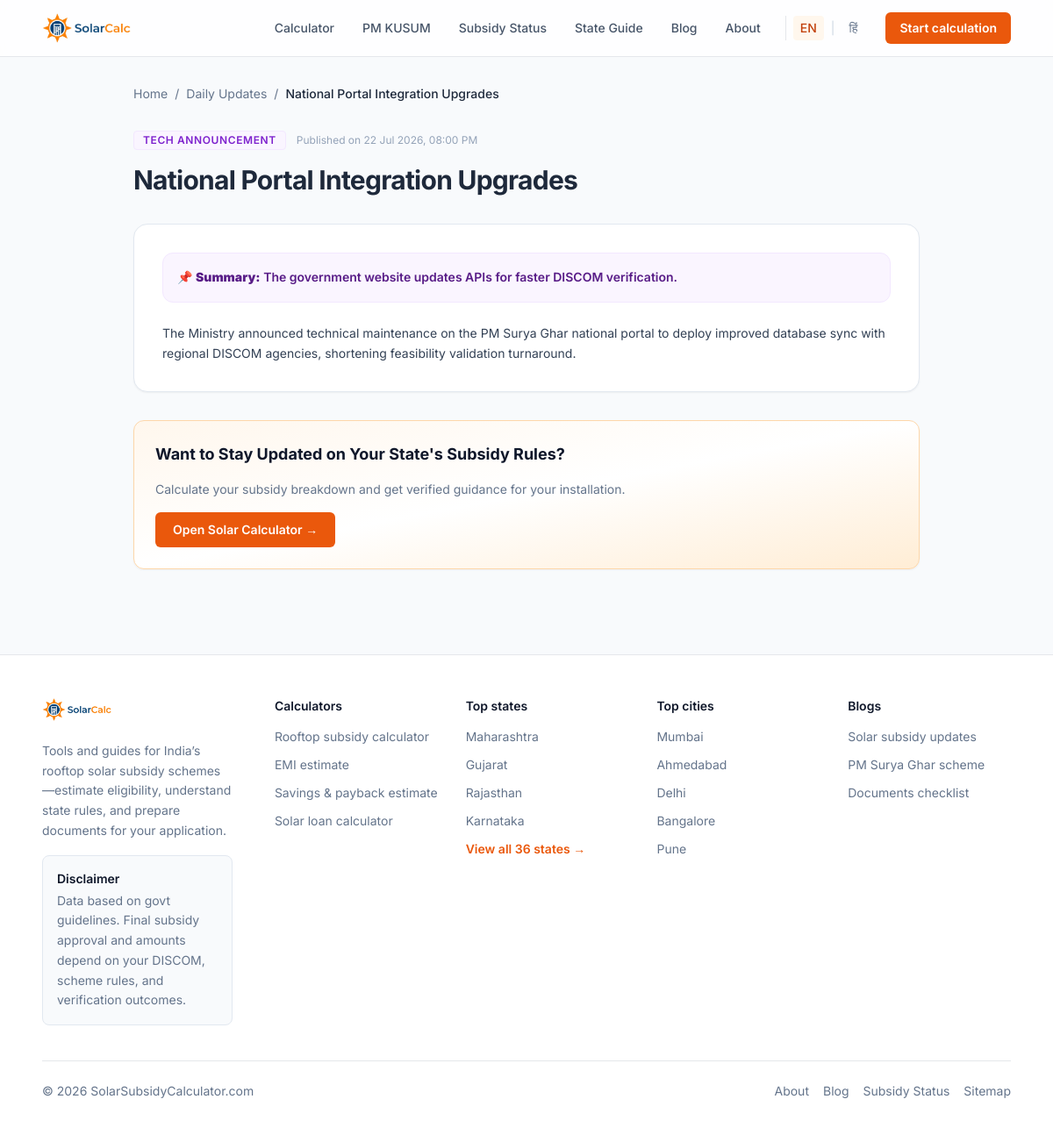
The app's page /daily-update/national-portal-integration-upgrades with its own data.
### tables this page shows
CREATE TABLE `daily_updates` (
  `id` varchar(64) NOT NULL,
  `title` varchar(255) NOT NULL,
  `slug` varchar(255) NOT NULL,
  `category` varchar(100) NOT NULL DEFAULT 'Industry News',
  `snippet` text NOT NULL,
  `content` longtext NOT NULL,
  `image_url` varchar(255) DEFAULT NULL,
  `is_featured` tinyint(1) NOT NULL DEFAULT 0,
  `published_at` datetime NOT NULL,
  `created_at` datetime NOT NULL
);

### bootstrap.php (called while the page is built, shortened)
<?php
spl_autoload_register(function ($class) {
    if (strpos($class, 'Config\\') === 0) {
        $base_dir = __DIR__ . '/config/';
        $relative_class = substr($class, 7);
        $file = $base_dir . str_replace('\\', '/', $relative_class) . '.php';
        if (file_exists($file)) {
            return;
        }
    }
    $base_dir = __DIR__ . '/src/';
    $file = $base_dir . str_replace('\\', '/', $class) . '.php';
});
function url(string $path = ''): string {
    $base = \Config\Config::SITE_URL;
    return rtrim($base, '/') . '/' . ltrim($path, '/');
}

### src/Repository/RepositoryFactory.php (called while the page is built, shortened)
<?php
class RepositoryFactory {
    public static function create(string $entity = 'lead'): object {
        $driver = strtolower(Config::DB_DRIVER);
        $isMySql = ($driver === 'mysql');
        switch (strtolower($entity)) {
            case 'news':
            case 'daily_updates':
            case 'updates':
                return $isMySql ? new MySqlNewsRepository() : new JsonFileNewsRepository();
        }
    }
}

### src/Core/Database.php (called while the page is built, shortened)
<?php
class Database {
    private static ?PDO $instance = null;
    public static function getConnection(): ?PDO {
        if (self::$instance === null) {
            try {
                $dsn = sprintf(
                    "mysql:host=%s;port=%s;dbname=%s;charset=utf8mb4",
                    Config::DB_HOST,
                    Config::DB_PORT,
                    Config::DB_NAME
                );
                self::$instance = new PDO($dsn, Config::DB_USER, Config::DB_PASS, [
                    PDO::ATTR_ERRMODE => PDO::ERRMODE_EXCEPTION,
                    PDO::ATTR_DEFAULT_FETCH_MODE => PDO::FETCH_ASSOC,
                    PDO::ATTR_EMULATE_PREPARES => false,
                ]);
                self::ensureTablesExist(self::$instance);
            } catch (PDOException $e) {
                try {
                    $rootDsn = sprintf("mysql:host=%s;port=%s;charset=utf8mb4", Config::DB_HOST, Config::DB_PORT);
                    $rootPdo = new PDO($rootDsn, Config::DB_USER, Config::DB_PASS);
                    $rootPdo->exec("CREATE DATABASE IF NOT EXISTS `" . Config::DB_NAME . "` DEFAULT CHARACTER SET utf8mb4 COLLATE utf8mb4_unicode_ci;");
                    self::$instance = new PDO($dsn, Config::DB_USER, Config::DB_PASS, [
                        PDO::ATTR_ERRMODE => PDO::ERRMODE_EXCEPTION,
                        PDO::ATTR_DEFAULT_FETCH_MODE => PDO::FETCH_ASSOC,
                        PDO::ATTR_EMULATE_PREPARES => false,
                    ]);
                    self::ensureTablesExist(self::$instance);
                } catch (PDOException $ex) {
                    error_log("Database Connection Error: " . $ex->getMessage());
                    return null;
                }
            }
        }
        return self::$instance;
    }
    private static function ensureTablesExist(PDO $pdo): void {
        $pdo->exec("CREATE TABLE IF NOT EXISTS `users` (
            `id` VARCHAR(64) PRIMARY KEY,
            `username` VARCHAR(50) NOT NULL UNIQUE,
            `password_hash` VARCHAR(255) NOT NULL,
            `email` VARCHAR(100) NULL,
            `role` VARCHAR(20) NOT NULL DEFAULT 'admin',
            `created_at` DATETIME NOT NULL
        ) ENGINE=InnoDB DEFAULT CHARSET=utf8mb4;");
        $stmt = $pdo->prepare("SELECT COUNT(*) FROM `users` WHERE `username` = ?");
        $stmt->execute([Config::DEFAULT_ADMIN_USER]);
        $pdo->exec("CREATE TABLE IF NOT EXISTS `blogs` (
            `id` VARCHAR(64) PRIMARY KEY,
            `title` VARCHAR(255) NOT NULL,
            `slug` VARCHAR(255) NOT NULL UNIQUE,
            `category` VARCHAR(100) NOT NULL,
            `description` TEXT NULL,
            `content` LONGTEXT NOT NULL,
            `cover_image` VARCHAR(255) NULL,
            `reading_time` VARCHAR(50) NOT NULL DEFAULT '5 min',
            `author` VARCHAR(100) NOT NULL DEFAULT 'Solar Expert',
            `is_published` TINYINT(1) NOT NULL DEFAULT 1,
            `created_at` DATETIME NOT NULL,
            `updated_at` DATETIME NOT NULL
        ) ENGINE=InnoDB DEFAULT CHARSET=utf8mb4;");
        $pdo->exec("CREATE TABLE IF NOT EXISTS `faqs` (
            `id` VARCHAR(64) PRIMARY KEY,
            `question` TEXT NOT NULL,
            `answer` TEXT NOT NULL,
            `display_order` INT NOT NULL DEFAULT 0,
            `is_active` TINYINT(1) NOT NULL DEFAULT 1,
            `category` VARCHAR(100) NOT NULL DEFAULT 'General',
            `created_at` DATETIME NOT NULL
        ) ENGINE=InnoDB DEFAULT CHARSET=utf8mb4;");
        $faqCount = (int)$pdo->query("SELECT COUNT(*) FROM `faqs`")->fetchColumn();
        $pdo->exec("CREATE TABLE IF NOT EXISTS `solar_process` (
            `id` VARCHAR(64) PRIMARY KEY,
            `step_number` INT NOT NULL,
            `title` VARCHAR(255) NOT NULL,
            `short_description` TEXT NOT NULL,
            `detailed_content` TEXT NULL,
            `icon_name` VARCHAR(50) NOT NULL DEFAULT 'check',
            `is_active` TINYINT(1) NOT NULL DEFAULT 1,
            `created_at` DATETIME NOT NULL
        ) ENGINE=InnoDB DEFAULT CHARSET=utf8mb4;");
        $procCount = (int)$pdo->query("SELECT COUNT(*) FROM `solar_process`")->fetchColumn();
        $pdo->exec("CREATE TABLE IF NOT EXISTS `daily_updates` (
            `id` VARCHAR(64) PRIMARY KEY,
            `title` VARCHAR(255) NOT NULL,
            `slug` VARCHAR(255) NOT NULL UNIQUE,
            `category` VARCHAR(100) NOT NULL DEFAULT 'Industry News',
            `snippet` TEXT NOT NULL,
            `content` LONGTEXT NOT NULL,
            `image_url` VARCHAR(255) NULL,
            `is_featured` TINYINT(1) NOT NULL DEFAULT 0,
            `published_at` DATETIME NOT NULL,
            `created_at` DATETIME NOT NULL
        ) ENGINE=InnoDB DEFAULT CHARSET=utf8mb4;");
        $newsCount = (int)$pdo->query("SELECT COUNT(*) FROM `daily_updates`")->fetchColumn();
    }
}

### src/Repository/MySqlNewsRepository.php (called while the page is built, shortened)
<?php
class MySqlNewsRepository implements INewsRepository {
    private ?PDO $db;
    public function __construct() {
        $this->db = Database::getConnection();
    }
    public function getBySlug(string $slug): ?array {
        $stmt = $this->db->prepare("SELECT * FROM `daily_updates` WHERE `slug` = ? LIMIT 1");
        $stmt->execute([$slug]);
        $row = $stmt->fetch();
        return $row ?: null;
    }
}

### daily-update.php (the view, shortened to what this page needs)
<?php
require_once __DIR__ . '/bootstrap.php';
$slug = $_GET['slug'] ?? '';
$newsRepo = RepositoryFactory::create('news');
$update = $newsRepo->getBySlug($slug);
    ?>
    <?php
require_once __DIR__ . '/templates/layout/header.php';
?>
<div class="space-y-8 pb-16 max-w-4xl mx-auto">
    <nav class="text-sm text-slate-500 mb-4">
        <ol class="flex flex-wrap items-center gap-2">
            <li><a href="<?= url('/') ?>" class="hover:text-slate-800">Home</a></li>
            <li>/</li>
            <li><a href="<?= url('daily-updates.php') ?>" class="hover:text-slate-800">Daily Updates</a></li>
            <li>/</li>
            <li class="text-slate-800 font-medium line-clamp-1"><?= htmlspecialchars($update['title']) ?></li>
        </ol>
    </nav>
    <div class="space-y-4">
        <div class="flex items-center gap-3 text-xs">
            <span class="rounded bg-purple-50 border border-purple-100 text-purple-700 font-semibold px-2.5 py-0.5 uppercase tracking-wider">
                <?= htmlspecialchars($update['category'] ?? 'Industry Update') ?>
            </span>
            <span class="text-slate-400">Published on <?= date('d M Y, h:i A', strtotime($update['published_at'])) ?></span>
        </div>
        <h1 class="text-2xl font-bold tracking-tight text-slate-800 sm:text-3xl leading-tight">
            <?= htmlspecialchars($update['title']) ?>
        </h1>
    </div>
    <article class="bg-white border border-slate-200 rounded-2xl p-6 sm:p-8 shadow-sm space-y-6">
        <div class="text-sm font-semibold text-purple-900 bg-purple-50 p-4 rounded-xl border border-purple-100 leading-relaxed">
            📌 <strong>Summary:</strong> <?= htmlspecialchars($update['snippet']) ?>
        </div>
        <div class="prose max-w-none text-slate-700 space-y-4 leading-relaxed text-sm">
            <?= $update['content'] ?>
        </div>
    </article>
    <div class="rounded-xl border border-orange-200 bg-gradient-to-br from-orange-50 via-white to-orange-100 p-6 shadow-sm space-y-4">
        <h3 class="text-lg font-bold text-slate-900">Want to Stay Updated on Your State's Subsidy Rules?</h3>
        <p class="text-sm text-slate-500">Calculate your subsidy breakdown and get verified guidance for your installation.</p>
        <div>
            <a href="<?= url('calculator') ?>" class="rounded-md bg-solar-600 px-5 py-2.5 text-sm font-semibold text-white hover:bg-solar-700 transition-colors inline-block">
                Open Solar Calculator →
            </a>
        </div>
    </div>
</div>
<?php require_once __DIR__ . '/templates/layout/footer.php'; ?>

### templates/layout/header.php (style rules this page uses)
body { font-family: 'Inter', sans-serif; }

### records on screen
daily_updates: title "National Portal Integration Upgrades", category "TECH ANNOUNCEMENT", published_at "22 Jul 2026, 08:00 PM", snippet "The government website updates APIs for faster DISCOM verification.", content "The Ministry announced technical maintenance on the PM Surya Ghar national portal to deploy improved database sync with regional DISCOM agencies, shortening feasibility validation turnaround."

### other values on screen
$item['label'] "Calculator"
$item['label'] "PM KUSUM"
$item['label'] "Subsidy Status"
$item['label'] "State Guide"
$item['label'] "Blog"
$item['label'] "About"
